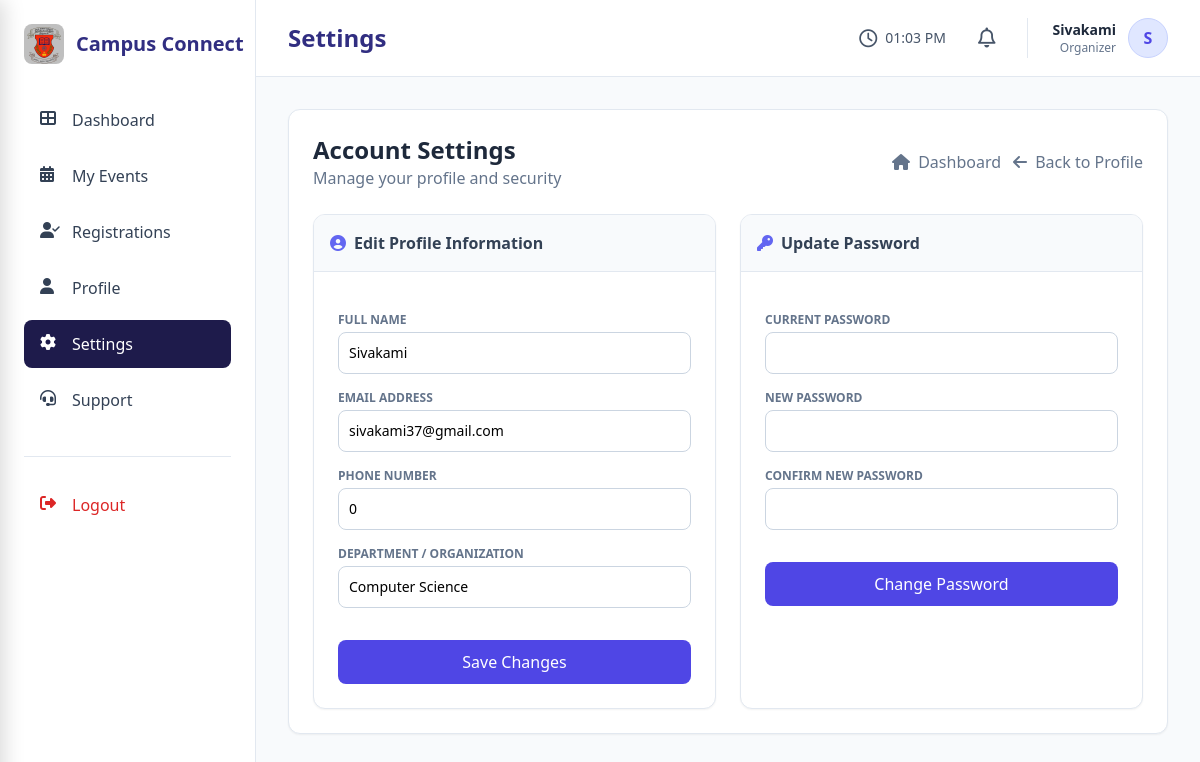
Page /user/organizer/organizer.php?action=settings (signed in) on the committed database.
### tables this page shows
CREATE TABLE `users` (
  `id` int(11) NOT NULL AUTO_INCREMENT,
  `username` varchar(50) NOT NULL,
  `email` varchar(100) NOT NULL,
  `password` varchar(255) NOT NULL,
  `role` enum('admin','organizer','student') DEFAULT 'student',
  `avatar` varchar(255) DEFAULT NULL,
  `created_at` timestamp NOT NULL DEFAULT current_timestamp(),
  `status` enum('active','pending','blocked') NOT NULL DEFAULT 'active',
  `phone` varchar(20) DEFAULT NULL,
  `verification_token` int(11) NOT NULL,
  `roll_number` varchar(25) NOT NULL,
  `department` varchar(30) NOT NULL,
  `year` varchar(25) NOT NULL,
  PRIMARY KEY (`id`),
  UNIQUE KEY `username` (`username`),
  UNIQUE KEY `email` (`email`)
);

### user/organizer/organizer_settings.php (the view, shortened to what this page needs)
<?php
$organizerId = $_SESSION['user_id'];
$orgSql = "SELECT * FROM users WHERE id = ?";
$organizerData = [];
if ($stmt = $conn->prepare($orgSql)) {
    $stmt->bind_param("i", $organizerId);
    $stmt->execute();
    $result = $stmt->get_result();
    $organizerData = $result->fetch_assoc();
}
?>
<div class="space-y-6">
    <div class="flex justify-between items-center">
        <div>
            <h2 class="text-2xl font-bold text-slate-800">Account Settings</h2>
            <p class="text-slate-500">Manage your profile and security</p>
        </div>
        <div class="flex gap-3">
            <a href="?action=dashboard" class="text-slate-500 hover:text-slate-700 font-medium">
                <i class="fas fa-home mr-1"></i> Dashboard
            </a>
            <a href="?action=profile" class="text-slate-500 hover:text-slate-700 font-medium">
                <i class="fas fa-arrow-left mr-1"></i> Back to Profile
            </a>
        </div>
    </div>
    <div class="grid grid-cols-1 lg:grid-cols-2 gap-6">
        <div class="bg-white rounded-xl shadow-sm border border-slate-200 overflow-hidden">
            <div class="p-4 bg-slate-50 border-b border-slate-200">
                <h3 class="font-bold text-slate-700 flex items-center">
                    <i class="fas fa-user-circle mr-2 text-indigo-500"></i> Edit Profile Information
                </h3>
            </div>
            <form method="POST" class="p-6 space-y-4">
                <div>
                    <label class="block text-xs font-bold text-slate-500 uppercase mb-1">Full Name</label>
                    <input type="text" name="username"
                        value="<?php echo htmlspecialchars($organizerData['username']); ?>" required
                        class="w-full rounded-lg border-slate-300 focus:border-indigo-500 focus:ring-indigo-500 sm:text-sm p-2.5 border">
                </div>
                <div>
                    <label class="block text-xs font-bold text-slate-500 uppercase mb-1">Email Address</label>
                    <input type="email" name="email" value="<?php echo htmlspecialchars($organizerData['email']); ?>"
                        required
                        class="w-full rounded-lg border-slate-300 focus:border-indigo-500 focus:ring-indigo-500 sm:text-sm p-2.5 border">
                </div>
                <div>
                    <label class="block text-xs font-bold text-slate-500 uppercase mb-1">Phone Number</label>
                    <input type="text" name="phone"
                        value="<?php echo htmlspecialchars($organizerData['phone'] ?? ''); ?>"
                        class="w-full rounded-lg border-slate-300 focus:border-indigo-500 focus:ring-indigo-500 sm:text-sm p-2.5 border">
                </div>
                <div>
                    <label class="block text-xs font-bold text-slate-500 uppercase mb-1">Department /
                        Organization</label>
                    <input type="text" name="department"
                        value="<?php echo htmlspecialchars($organizerData['department'] ?? ''); ?>"
                        class="w-full rounded-lg border-slate-300 focus:border-indigo-500 focus:ring-indigo-500 sm:text-sm p-2.5 border"
                        placeholder="e.g. Computer Science Dept">
                </div>
                <div class="pt-4">
                    <button type="submit"
                        class="w-full bg-indigo-600 text-white px-4 py-2.5 rounded-lg hover:bg-indigo-700 transition font-medium">
                        Save Changes
                    </button>
                </div>
            </form>
        </div>
        <div class="bg-white rounded-xl shadow-sm border border-slate-200 overflow-hidden">
            <div class="p-4 bg-slate-50 border-b border-slate-200">
                <h3 class="font-bold text-slate-700 flex items-center">
                    <i class="fas fa-key mr-2 text-indigo-500"></i> Update Password
                </h3>
            </div>
            <form method="POST" class="p-6 space-y-4">
                <div>
                    <label class="block text-xs font-bold text-slate-500 uppercase mb-1">Current Password</label>
                    <input type="password" name="current_password" required
                        class="w-full rounded-lg border-slate-300 focus:border-indigo-500 focus:ring-indigo-500 sm:text-sm p-2.5 border">
                </div>
                <div>
                    <label class="block text-xs font-bold text-slate-500 uppercase mb-1">New Password</label>
                    <input type="password" name="new_password" required
                        class="w-full rounded-lg border-slate-300 focus:border-indigo-500 focus:ring-indigo-500 sm:text-sm p-2.5 border">
                </div>
                <div>
                    <label class="block text-xs font-bold text-slate-500 uppercase mb-1">Confirm New Password</label>
                    <input type="password" name="confirm_password" required
                        class="w-full rounded-lg border-slate-300 focus:border-indigo-500 focus:ring-indigo-500 sm:text-sm p-2.5 border">
                </div>
                <div class="pt-4">
                    <button type="submit"
                        class="w-full bg-indigo-600 text-white px-4 py-2.5 rounded-lg hover:bg-indigo-700 transition font-medium">
                        Change Password
                    </button>
                </div>
            </form>
        </div>
    </div>
</div>

### rows in the picture
users: username "Sivakami", email "sivakami37@gmail.com", phone "0", department "Computer Science"

### other values in the picture
str_replace('-', ' ', $action) "Settings"
$organizerData['name'] "Sivakami"
substr($organizerData['name'], 0, 1) "S"
